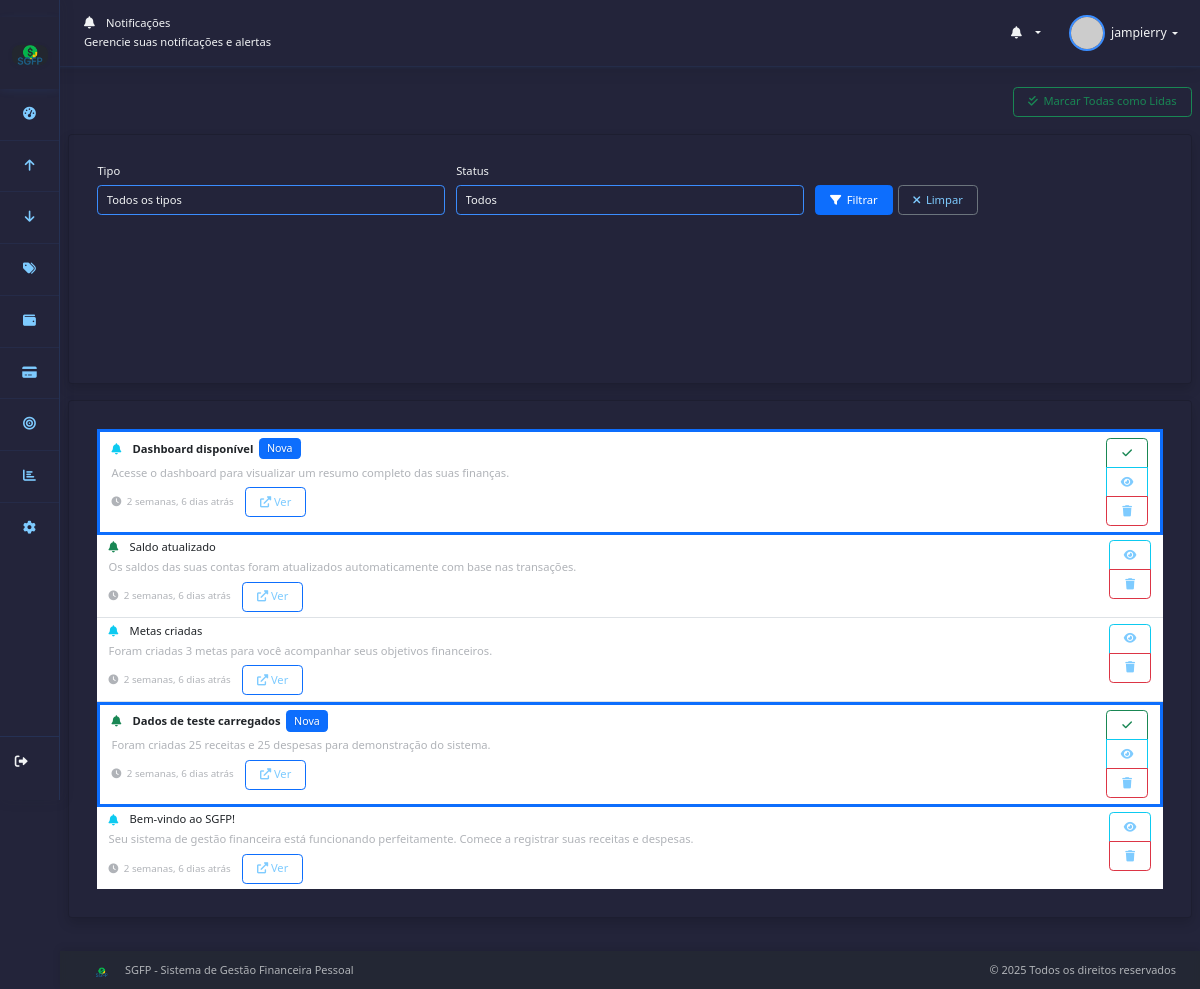
Page /notificacoes/ (signed in) on the committed database.
### core/models.py (models this page shows, shortened)
class Notificacao(models.Model):
    TIPO_CHOICES = [
        ('alerta', 'Alerta'),
        ('info', 'Informação'),
        ('sucesso', 'Sucesso'),
        ('aviso', 'Aviso'),
        ('erro', 'Erro'),
    ]
    usuario = models.ForeignKey(User, on_delete=models.CASCADE, related_name='notificacoes')
    titulo = models.CharField(max_length=200)
    mensagem = models.TextField()
    tipo = models.CharField(max_length=20, choices=TIPO_CHOICES, default='info')
    lida = models.BooleanField(default=False)
    data_criacao = models.DateTimeField(auto_now_add=True)
    data_leitura = models.DateTimeField(null=True, blank=True)
    link = models.CharField(max_length=200, blank=True, null=True)
    icone = models.CharField(max_length=50, default='fas fa-bell')
    class Meta:
        ordering = ['-data_criacao']
        verbose_name = 'Notificação'
        verbose_name_plural = 'Notificações'

### core/views.py (the view)
# urls.py: path('notificacoes/', views.notificacoes_list, name='notificacoes_list'),
@login_required
def notificacoes_list(request):
    notificacoes = Notificacao.objects.filter(usuario=request.user)
    tipo = request.GET.get('tipo')
    if tipo:
        notificacoes = notificacoes.filter(tipo=tipo)
    lida = request.GET.get('lida')
    if lida is not None:
        notificacoes = notificacoes.filter(lida=lida == 'true')
    context = {
        'notificacoes': notificacoes,
        'tipos': Notificacao.TIPO_CHOICES,
    }
    return render(request, 'core/notificacoes_list.html', context)

### templates/core/notificacoes_list.html (shortened to what this page needs)
{% extends 'base.html' %}
{% block page_icon %}<i class="fas fa-bell"></i>{% endblock %}
{% block page_title %}Notificações{% endblock %}
{% block page_greeting %}Gerencie suas notificações e alertas{% endblock %}
{% block content %}
<div class="container-fluid">
    <div class="d-flex justify-content-between align-items-center mb-4">
        <div class="btn-group" role="group">
            <form method="post" action="{% url 'core:notificacao_marcar_todas_lidas' %}" class="d-inline">
                <button type="submit" class="btn btn-outline-success">
                    <i class="fas fa-check-double me-2"></i>Marcar Todas como Lidas
                </button>
            </form>
        </div>
    </div>
    <div class="card shadow mb-4">
        <div class="card-body">
            <form method="get" class="row g-3">
                <div class="col-md-4">
                    <label for="tipo" class="form-label">Tipo</label>
                    <select name="tipo" id="tipo" class="form-select">
                        <option value="">Todos os tipos</option>
                    </select>
                </div>
                <div class="col-md-4">
                    <label for="lida" class="form-label">Status</label>
                    <select name="lida" id="lida" class="form-select">
                        <option value="">Todos</option>
                    </select>
                </div>
                <div class="col-md-4 d-flex align-items-end">
                    <button type="submit" class="btn btn-primary me-2">
                        <i class="fas fa-filter me-2"></i>Filtrar
                    </button>
                    <a href="{% url 'core:notificacoes_list' %}" class="btn btn-outline-secondary">
                        <i class="fas fa-times me-2"></i>Limpar
                    </a>
                </div>
            </form>
        </div>
    </div>
    <div class="card shadow">
        <div class="card-body">
            {% if notificacoes %}
            <div class="list-group list-group-flush">
                {% for notificacao in notificacoes %}
                <div class="list-group-item {% if not notificacao.lida %}border-start border-3 border-primary{% endif %}">
                    <div class="d-flex justify-content-between align-items-start">
                        <div class="flex-grow-1">
                            <div class="d-flex align-items-center mb-2">
                                <i class="{{ notificacao.icone }} me-3 text-{{ notificacao.tipo }}"></i>
                                <h6 class="mb-0 {% if not notificacao.lida %}fw-bold{% endif %}">
                                    {{ notificacao.titulo }}
                                </h6>
                                {% if not notificacao.lida %}
                                <span class="badge bg-primary ms-2">Nova</span>
                                {% endif %}
                            </div>
                            <p class="mb-2 text-muted">{{ notificacao.mensagem }}</p>
                            <div class="d-flex align-items-center">
                                <small class="text-muted me-3">
                                    <i class="fas fa-clock me-1"></i>
                                    {{ notificacao.data_criacao|timesince }} atrás
                                </small>
                                {% if notificacao.link %}
                                <a href="{{ notificacao.link }}" class="btn btn-sm btn-outline-primary">
                                    <i class="fas fa-external-link-alt me-1"></i>Ver
                                </a>
                                {% endif %}
                            </div>
                        </div>
                        <div class="btn-group-vertical">
                            {% if not notificacao.lida %}
                            <button class="btn btn-sm btn-outline-success marcar-lida"
                                    data-notificacao-id="{{ notificacao.id }}">
                                <i class="fas fa-check"></i>
                            </button>
                            {% endif %}
                            <a href="{% url 'core:notificacao_detail' notificacao.id %}"
                               class="btn btn-sm btn-outline-info">
                                <i class="fas fa-eye"></i>
                            </a>
                            <a href="{% url 'core:notificacao_delete' notificacao.id %}"
                               class="btn btn-sm btn-outline-danger">
                                <i class="fas fa-trash"></i>
                            </a>
                        </div>
                    </div>
                </div>
                {% endfor %}
            </div>
            {% else %}
            <div class="text-center text-muted py-5">
                <i class="fas fa-bell-slash fa-3x mb-3"></i>
                <h5>Nenhuma notificação encontrada</h5>
                <p>Você não tem notificações que correspondam aos filtros selecionados.</p>
            </div>
            {% endif %}
        </div>
    </div>
</div>
{% endblock %}

### templates/base.html (shortened to what this page needs)
{% load static %}
<!DOCTYPE html>
<html lang="pt-BR">
<head>
    <link href="https://cdn.jsdelivr.net/npm/bootstrap@5.3.0/dist/css/bootstrap.min.css" rel="stylesheet">
    <link href="https://cdnjs.cloudflare.com/ajax/libs/font-awesome/6.0.0/css/all.min.css" rel="stylesheet">
    <link href="{% static 'core/css/style.css' %}" rel="stylesheet">
    <link href="{% static 'core/css/dashboard-themes.css' %}" rel="stylesheet">
</head>
<body class="{% if tema_usuario %}{{ tema_usuario }}{% endif %}{% if icones_coloridos %} icones-coloridos{% endif %}"
      data-tela="{% if request.resolver_match.url_name == 'dashboard' %}dashboard{% elif 'receita' in request.resolver_match.url_name %}receitas{% elif 'despesa' in request.resolver_match.url_name %}despesas{% elif 'transferencia' in request.resolver_match.url_name %}transferencias{% elif 'categoria' in request.resolver_match.url_name %}categorias{% elif 'conta' in request.resolver_match.url_name %}contas{% elif 'cartao' in request.resolver_match.url_name or 'cartoes' in request.resolver_match.url_name %}cartoes{% elif 'meta' in request.resolver_match.url_name %}metas{% elif 'relatorio' in request.resolver_match.url_name %}relatorios{% elif request.resolver_match.app_name == 'configuracoes' %}configuracoes{% else %}padrao{% endif %}">
    {% if user.is_authenticated %}
    <nav id="sidebar" class="sidebar{% if not request.COOKIES.sidebar_expanded %} collapsed{% endif %}" aria-label="Menu principal" style="z-index: 1051; overflow-x: hidden;">
        <div class="sidebar-logo-container">
            <div id="sidebar-logo" class="sidebar-logo" style="cursor:pointer; user-select:none;" onclick="toggleSidebar()" aria-label="Expandir/Colapsar menu" tabindex="0">
                <img src="{% static 'icones/logo_Menu.png' %}" alt="Logo SGFP" class="sidebar-logo-img">
            </div>
        </div>
        <ul class="sidebar-menu" id="sidebarMenu">
            <li class="sidebar-item">
                <a class="sidebar-link {% if request.resolver_match.url_name == 'dashboard' %}active{% endif %}" href="{% url 'core:dashboard' %}" tabindex="0">
                    <i class="fas fa-tachometer-alt sidebar-icon"></i> <span class="sidebar-label">Dashboard</span>
                </a>
            </li>
            <li class="sidebar-item">
                <a class="sidebar-link {% if 'receita' in request.resolver_match.url_name %}active{% endif %}" href="{% url 'core:receita_list' %}" tabindex="0">
                    <i class="fas fa-arrow-up sidebar-icon"></i> <span class="sidebar-label">Receitas</span>
                </a>
            </li>
            <li class="sidebar-item">
                <a class="sidebar-link {% if 'despesa' in request.resolver_match.url_name %}active{% endif %}" href="{% url 'core:despesa_list' %}" tabindex="0">
                    <i class="fas fa-arrow-down sidebar-icon"></i> <span class="sidebar-label">Despesas</span>
                </a>
            </li>
            <li class="sidebar-item">
                <a class="sidebar-link {% if 'categoria' in request.resolver_match.url_name %}active{% endif %}" href="{% url 'core:categoria_list' %}" tabindex="0">
                    <i class="fas fa-tags sidebar-icon"></i> <span class="sidebar-label">Categorias</span>
                </a>
            </li>
            <li class="sidebar-item">
                <a class="sidebar-link {% if 'conta' in request.resolver_match.url_name %}active{% endif %}" href="{% url 'core:conta_list' %}" tabindex="0">
                    <i class="fas fa-wallet sidebar-icon"></i> <span class="sidebar-label">Contas</span>
                </a>
            </li>
            <li class="sidebar-item">
                <a class="sidebar-link {% if 'cartao' in request.resolver_match.url_name or 'cartoes' in request.resolver_match.url_name %}active{% endif %}" href="{% url 'core:cartoes_dashboard' %}" tabindex="0">
                    <i class="fas fa-credit-card sidebar-icon"></i> <span class="sidebar-label">Cartões</span>
                </a>
            </li>
            <li class="sidebar-item">
                <a class="sidebar-link {% if 'meta' in request.resolver_match.url_name %}active{% endif %}" href="{% url 'core:meta_list' %}" tabindex="0">
                    <i class="fas fa-bullseye sidebar-icon"></i> <span class="sidebar-label">Metas</span>
                </a>
            </li>
            <li class="sidebar-item">
                <a class="sidebar-link {% if 'relatorio' in request.resolver_match.url_name %}active{% endif %}" href="{% url 'core:relatorio_financeiro' %}" tabindex="0">
                    <i class="fas fa-chart-bar sidebar-icon"></i> <span class="sidebar-label">Relatórios</span>
                </a>
            </li>
            <li class="sidebar-item">
                <a class="sidebar-link {% if request.resolver_match.app_name == 'configuracoes' %}active{% endif %}" href="{% url 'configuracoes:home' %}" tabindex="0">
                    <i class="fas fa-cog sidebar-icon"></i> <span class="sidebar-label">Configurações</span>
                </a>
            </li>
        </ul>
        <div class="sidebar-logout">
            <form method="post" action="{% url 'logout' %}">
                <button type="submit" class="sidebar-link sidebar-logout-link" tabindex="0">
                    <i class="fas fa-sign-out-alt sidebar-icon"></i> <span class="sidebar-label">Sair</span>
                </button>
            </form>
        </div>
    </nav>
    {% endif %}
    <div class="main-content{% if not request.COOKIES.sidebar_expanded %} sidebar-collapsed{% endif %}">
        {% if user.is_authenticated %}
        <nav class="navbar peoplenet navbar-expand-lg w-100" style="width:100vw; left:0; right:0;">
            <div class="container-fluid px-3">
                <div class="d-flex align-items-center">
                    <a class="navbar-brand mb-0 h1 d-flex align-items-center" href="{% url 'core:dashboard' %}">
                        <div id="navbar-logo" class="navbar-logo" style="height: 48px; width: 48px; display: flex; align-items: center; justify-content: center; background: transparent; margin-left: 8px;">
                        </div>
                    </a>
                    <div id="navbar-page-title" class="navbar-page-title d-flex flex-column align-items-start ms-2" style="transition: margin-left 0.3s cubic-bezier(.4,2,.6,1);">
                        <div class="d-flex align-items-center">
                            {% block page_icon %}{% endblock %}
                            <span class="navbar-page-label ms-2">{% block page_title %}{% endblock %}</span>
                        </div>
                        <div class="navbar-page-greeting mt-1">{% block page_greeting %}{% endblock %}</div>
                    </div>
                </div>
                <div class="navbar-nav ms-auto flex-row align-items-center gap-2">
                    <div class="nav-item dropdown me-2">
                        <a class="nav-link dropdown-toggle position-relative" href="#" role="button" data-bs-toggle="dropdown">
                            <i class="fas fa-bell"></i>
                        </a>
                    </div>
                    <div class="nav-item dropdown">
                        <a class="nav-link dropdown-toggle d-flex align-items-center" href="#" role="button" data-bs-toggle="dropdown">
                            <img src="https://ui-avatars.com/api/?name={{ user.get_full_name|default:user.username }}&background=3A8DFF&color=fff&rounded=true&size=36" class="avatar me-2" alt="Avatar">
                            <span class="d-none d-md-inline" style="color: #F1F3F4;">{{ user.get_full_name|default:user.username }}</span>
                        </a>
                    </div>
                </div>
            </div>
        </nav>
        {% endif %}
        <main class="py-4">
            {% block content %}{% endblock %}
        </main>
        {% if user.is_authenticated %}
            <footer class="footer-fixed">
                <div class="container-fluid d-flex justify-content-between align-items-center p-0">
                    <div class="d-flex align-items-center">
                        <img src="{% static 'icones/logo_claro.png' %}" alt="Logo" style="height: 22px; margin-right: 8px;">
                        <span class="text-muted">SGFP - Sistema de Gestão Financeira Pessoal</span>
                    </div>
                    <div class="text-end">
                        <span class="text-muted">&copy; {% now "Y" %} Todos os direitos reservados</span>
                    </div>
                </div>
            </footer>
        {% endif %}
    </div>
</body>
</html>

### rows in the picture
Notificacao: titulo "Dashboard disponível", lida "Nova", mensagem "Acesse o dashboard para visualizar um resumo completo das suas finanças.", data_criacao "2 semanas, 6 dias"
Notificacao: titulo "Saldo atualizado", mensagem "Os saldos das suas contas foram atualizados automaticamente com base nas transações.", data_criacao "2 semanas, 6 dias"
Notificacao: titulo "Metas criadas", mensagem "Foram criadas 3 metas para você acompanhar seus objetivos financeiros.", data_criacao "2 semanas, 6 dias"
Notificacao: titulo "Dados de teste carregados", lida "Nova", mensagem "Foram criadas 25 receitas e 25 despesas para demonstração do sistema.", data_criacao "2 semanas, 6 dias"
Notificacao: titulo "Bem-vindo ao SGFP!", mensagem "Seu sistema de gestão financeira está funcionando perfeitamente. Comece a registrar suas receitas e despesas.", data_criacao "2 semanas, 6 dias"

### other values in the picture
{{ user.get_full_name|default:user.username }} "jampierry"
